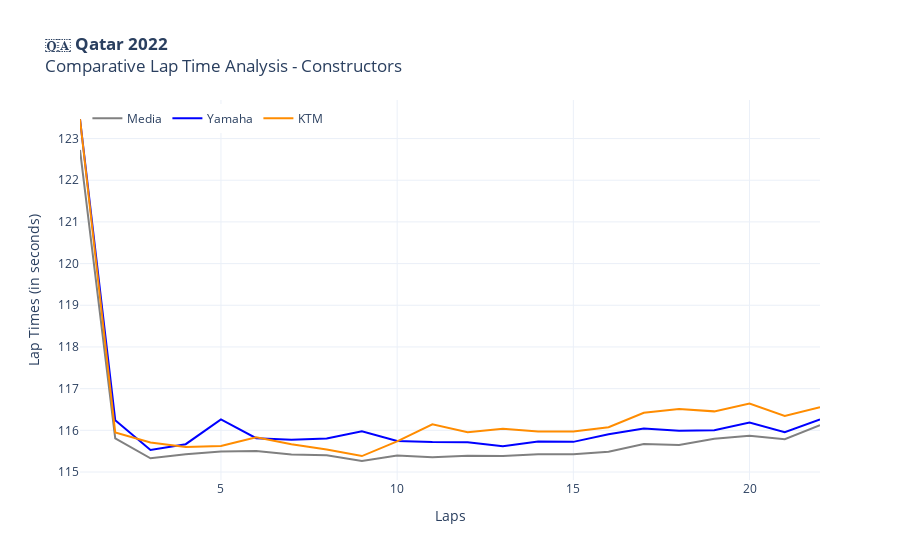

The cell this chart's notebook holds for it:
### Markdown cell above
These graphs provide a visual and intuitive way to determine if a particular rider, team, or manufacturer has performed above, below, or at an average level. (It's important to note that the more a rider's lap times are below the average race's lap time, the faster they've gone). Using the same visualization concept for the concstructors, we can see how Yamaha and KTM consistently performed above average in the Qatar 2022 race, thus indicating that they "underperformed" compared to the other manufacturers.

### Code cell
fig = px.line(
    laptimes_constructorsQAT, x='lap', 
    y=['avg_laptime', 'Yamaha', 'KTM'],
    labels={'value':'Lap Times (in seconds)', 'lap':'Laps'},
    color_discrete_sequence=['grey', 'blue', 'darkorange'],
    title="<b>🇶🇦 Qatar 2022</b><br>Comparative Lap Time Analysis - Constructors")
fig.update_layout(legend=dict(y=0.99, x=0.01, orientation='h'))
fig.update_layout(legend_title_text='')
fig.update_traces(selector=dict(name='avg_laptime'), name='Media')
fig.update_layout(template=template)
fig.show()

### Figure 1 — Plotly figure (JSON) as saved in the notebook; plotly's stock layout.template omitted (floating-point values rounded to 4 significant figures)
{"data": [{"hovertemplate": "variable=avg_laptime<br>Laps=%{x}<br>Lap Times (in seconds)=%{y}<extra></extra>", "legendgroup": "avg_laptime", "line": {"color": "grey", "dash": "solid"}, "marker": {"symbol": "circle"}, "mode": "lines", "name": "Media", "orientation": "v", "showlegend": true, "type": "scatter", "x": [1, 2, 3, 4, 5, 6, 7, 8, 9, 10, 11, 12, 13, 14, 15, 16, 17, 18, 19, 20, 21, 22], "xaxis": "x", "y": [122.7, 115.8, 115.3, 115.4, 115.5, 115.5, 115.4, 115.4, 115.3, 115.4, 115.4, 115.4, 115.4, 115.4, 115.4, 115.5, 115.7, 115.6, 115.8, 115.9, 115.8, 116.1], "yaxis": "y"}, {"hovertemplate": "variable=Yamaha<br>Laps=%{x}<br>Lap Times (in seconds)=%{y}<extra></extra>", "legendgroup": "Yamaha", "line": {"color": "blue", "dash": "solid"}, "marker": {"symbol": "circle"}, "mode": "lines", "name": "Yamaha", "orientation": "v", "showlegend": true, "type": "scatter", "x": [1, 2, 3, 4, 5, 6, 7, 8, 9, 10, 11, 12, 13, 14, 15, 16, 17, 18, 19, 20, 21, 22], "xaxis": "x", "y": [123.5, 116.2, 115.5, 115.7, 116.3, 115.8, 115.8, 115.8, 116.0, 115.7, 115.7, 115.7, 115.6, 115.7, 115.7, 115.9, 116.0, 116.0, 116.0, 116.2, 116.0, 116.3], "yaxis": "y"}, {"hovertemplate": "variable=KTM<br>Laps=%{x}<br>Lap Times (in seconds)=%{y}<extra></extra>", "legendgroup": "KTM", "line": {"color": "darkorange", "dash": "solid"}, "marker": {"symbol": "circle"}, "mode": "lines", "name": "KTM", "orientation": "v", "showlegend": true, "type": "scatter", "x": [1, 2, 3, 4, 5, 6, 7, 8, 9, 10, 11, 12, 13, 14, 15, 16, 17, 18, 19, 20, 21, 22], "xaxis": "x", "y": [123.5, 115.9, 115.7, 115.6, 115.6, 115.8, 115.7, 115.5, 115.4, 115.7, 116.1, 116.0, 116.0, 116.0, 116.0, 116.1, 116.4, 116.5, 116.5, 116.6, 116.3, 116.6], "yaxis": "y"}], "layout": {"legend": {"orientation": "h", "title": {"text": ""}, "tracegroupgap": 0, "x": 0.01, "y": 0.99}, "title": {"text": "<b>🇶🇦 Qatar 2022</b><br>Comparative Lap Time Analysis - Constructors"}, "xaxis": {"anchor": "y", "domain": [0, 1], "title": {"text": "Laps"}}, "yaxis": {"anchor": "x", "domain": [0, 1], "title": {"text": "Lap Times (in seconds)"}}}}
